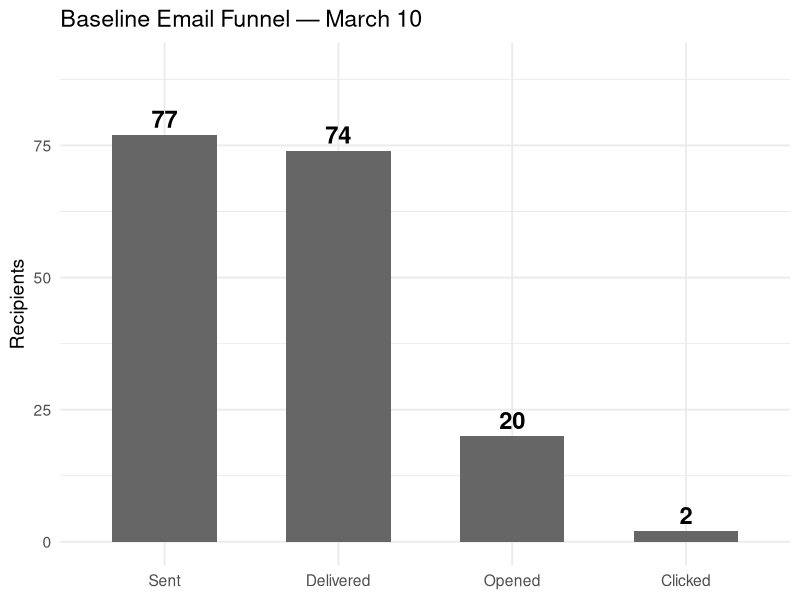
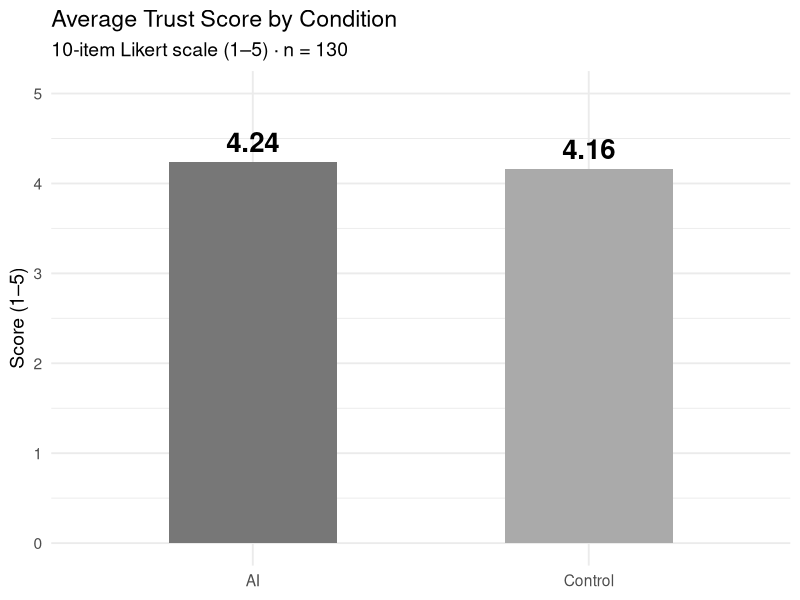
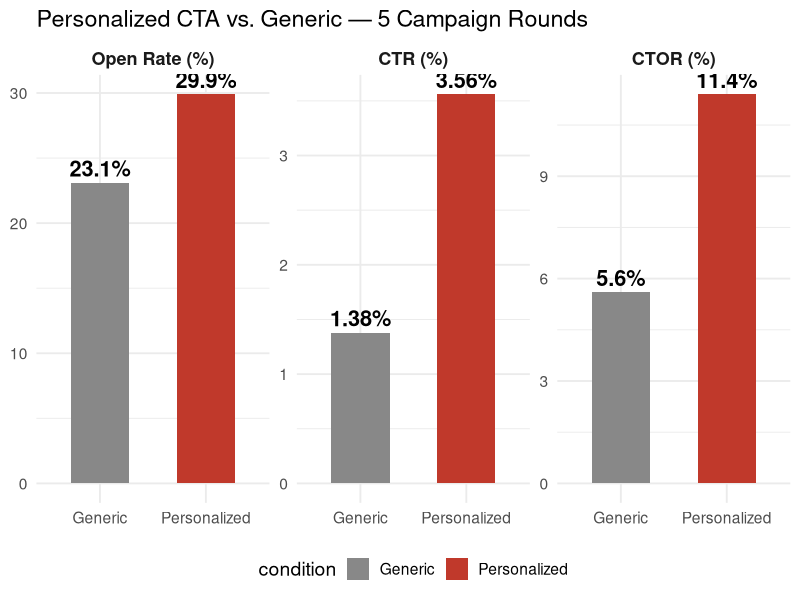
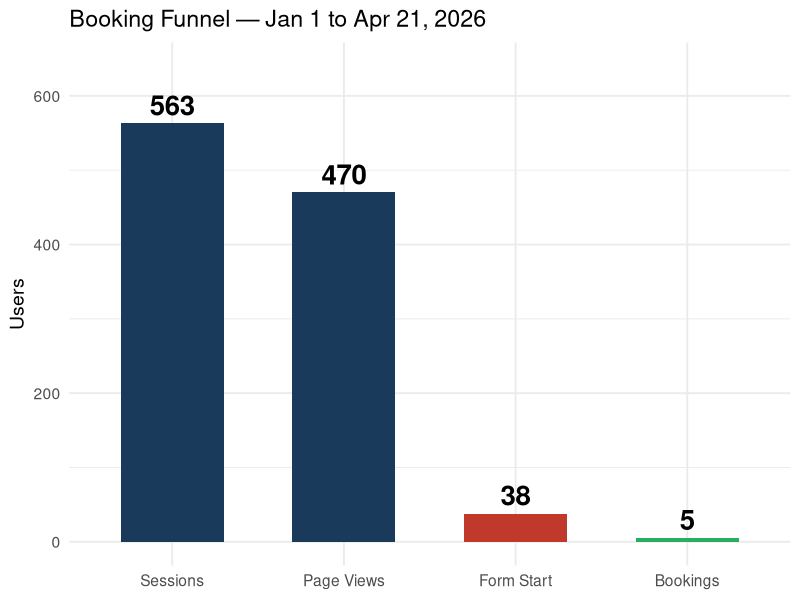

R code for these plots, in order:
## ---- chunk 1
library(tidyverse)
library(knitr)
library(kableExtra)
library(ggplot2)
library(tidyr)
## ---- chunk 2
tibble(
  stage = factor(c("Sent","Delivered","Opened","Clicked"),
                 levels=c("Sent","Delivered","Opened","Clicked")),
  n = c(77, 74, 20, 2)
) |>
ggplot(aes(x=stage, y=n)) +
  geom_bar(stat="identity", fill="#666666", width=0.6) +
  geom_text(aes(label=n), vjust=-0.4, fontface="bold", size=6) +
  scale_y_continuous(limits=c(0,90)) +
  labs(title="Baseline Email Funnel — March 10", x=NULL, y="Recipients") +
  theme_minimal(base_size=14)
## ---- chunk 3
tibble(condition=c("AI","Control"), mean_trust=c(4.24,4.16)) |>
ggplot(aes(x=condition, y=mean_trust, fill=condition)) +
  geom_bar(stat="identity", width=0.5) +
  geom_text(aes(label=mean_trust), vjust=-0.5, fontface="bold", size=7) +
  scale_fill_manual(values=c("AI"="#777777","Control"="#aaaaaa")) +
  scale_y_continuous(limits=c(0,5)) +
  labs(title="Average Trust Score by Condition",
       subtitle="10-item Likert scale (1–5) · n = 130",
       x=NULL, y="Score (1–5)") +
  theme_minimal(base_size=14) + theme(legend.position="none")
## ---- chunk 4

library(knitr)
library(kableExtra)
library(tibble)
library(dplyr)

tibble(
  email_type    = c("Personalized", "Generic"),
  subject_line  = c("Your Car Could Be Next", "Something New Is Coming This April"),
  Sent          = c(73, 74),
  Opened        = c(19, 16),
  Clicked       = c(4, 0),
  open_rate     = c("26%", "22%"),
  click_rate    = c("5%", "0%")
) |>
  rename(
    "Email Type"   = email_type,
    "Subject Line" = subject_line,
    "Open Rate"    = open_rate,
    "Click Rate"   = click_rate
  ) |>
  kable(escape = FALSE) |>
  kable_styling(full_width = TRUE, font_size = 20) |>
  row_spec(1, background = "#fdecea", bold = TRUE)
## ---- chunk 5
tibble(
  metric=factor(rep(c("Open Rate (%)","CTR (%)","CTOR (%)"),each=2),
                levels=c("Open Rate (%)","CTR (%)","CTOR (%)")),
  condition=rep(c("Generic","Personalized"),3),
  value=c(23.1,29.9,1.38,3.56,5.6,11.4)
) |>
ggplot(aes(x=condition, y=value, fill=condition)) +
  geom_bar(stat="identity", width=0.55) +
  geom_text(aes(label=paste0(value,"%")), vjust=-0.4, fontface="bold", size=5.5) +
  scale_fill_manual(values=c("Generic"="#888888","Personalized"="#c0392b")) +
  facet_wrap(~metric, scales="free_y") +
  labs(title="Personalized CTA vs. Generic — 5 Campaign Rounds", x=NULL, y=NULL) +
  theme_minimal(base_size=14) +
  theme(legend.position="bottom", strip.text=element_text(face="bold",size=13))
## ---- chunk 6
tibble(
  stage=factor(c("Sessions","Page Views","Form Start","Bookings"),
               levels=c("Sessions","Page Views","Form Start","Bookings")),
  n=c(563,470,38,5),
  fill=c("a","a","b","c")
) |>
ggplot(aes(x=stage, y=n, fill=fill)) +
  geom_bar(stat="identity", width=0.6) +
  geom_text(aes(label=n), vjust=-0.4, fontface="bold", size=7) +
  scale_fill_manual(values=c("a"="#1a3a5c","b"="#c0392b","c"="#27ae60")) +
  scale_y_continuous(limits=c(0,640)) +
  labs(title="Booking Funnel — Jan 1 to Apr 21, 2026", x=NULL, y="Users") +
  theme_minimal(base_size=14) + theme(legend.position="none")
